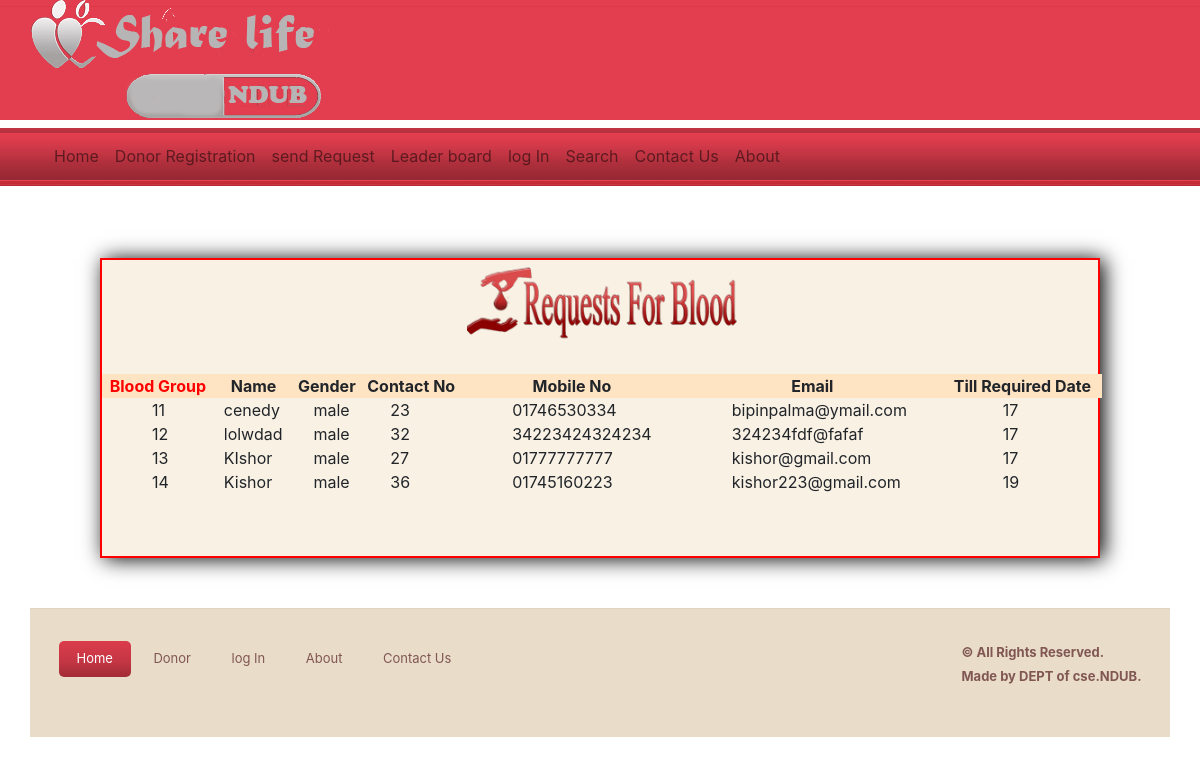
Screenshot of /viewrequest.php with the database file from the repository.
### tables this page shows
CREATE TABLE `requestes` (
  `req_id` int(100) NOT NULL,
  `name` varchar(100) NOT NULL,
  `gender` varchar(100) NOT NULL,
  `age` varchar(100) NOT NULL,
  `mobile` varchar(100) NOT NULL,
  `email` varchar(100) NOT NULL,
  `bgroup` int(100) NOT NULL,
  `reqdate` datetime NOT NULL,
  `detail` varchar(500) NOT NULL
);

### viewrequest.php (the view, shortened to what this page needs)
<!DOCTYPE html PUBLIC "-//W3C//DTD XHTML 1.0 Transitional//EN" "http://www.w3.org/TR/xhtml1/DTD/xhtml1-transitional.dtd">
<html xmlns="http://www.w3.org/1999/xhtml">
<head>
<link href="css/lightbox.css" rel="stylesheet" />
    <link href="StyleSheet.css" rel="stylesheet" type="text/css" />
<link href="css/style.css" rel="stylesheet" type="text/css" media="all" />
<link href="css/flexslider.css" rel="stylesheet" type="text/css" media="all" />
</head>
<body>
<?php include('admin/function.php'); ?>
 <div class="h_bg">
<div class="wrap">
<div class="header">
		<div class="logo">
			<h1><a href="index.php"><img src="Images/logo1.png" alt=""></a></h1>
		</div>
	</div>
</div>
</div>
<div class="nav_bg">
<div class="wrap">
		<?php require('header.php');?>
	</div>
<div style="height:300px; width:1000px; margin:auto; margin-top:50px; margin-bottom:50px; background-color:#f8f1e4; border:2px solid red; box-shadow:4px 1px 20px black;">
     <form method="post" enctype="multipart/form-data">
 <table cellpadding="20" cellspacing="20" width="1000px" height="200px"  style="margin:auto" >
   <tr><td colspan="7" align="center"><img src="Images/brequest.png" height="90px" /></td></tr>
   <tr><td>&nbsp;</td><td>&nbsp;</td></tr>
 <tr style="background-color:bisque" align="center" class="bold">
             <td class="bold" style="color:red"  >Blood Group</td><td align="center">Name</td><td align="center">Gender</td><td align="center">Contact No</td><td align="center">Mobile No</td><td align="center">Email</td>
            <td align="center">Till Required Date</td>
        </tr>
<?php
$cn=mysqli_connect("localhost","root","","bloodbank");
$s="select * from requestes";
	$result=mysqli_query($cn,$s);
	while($data=mysqli_fetch_array($result))
	{
				echo"<tr><td  style=' padding-left:50px'>$data[0]</td><td  style=' padding-left:10px'>$data[1]</td><td  style=' padding-left:20px'>$data[2]</td><td  style=' padding-left:30px'>$data[3]</td><td  style=' padding-left:50px'>$data[4]</td><td  style=' padding-left:50px'>$data[5]</td><td  style=' padding-left:60px'>$data[6]</td></tr>";
			}
			?>
</table>
</form>
        </div>
<div class="ftr-bg">
<div class="wrap">
<div class="footer">
	<div class="f_nav">
		<ul>
			<li class="active"><a href="index.php">Home</a></li>
			<li><a href="donar.php">Donor</a></li>
            <li><a href="login.php">log In</a></li>
            <li><a href="aboutus.php">About</a></li>
            <li><a href="contact.php">Contact Us</a></li>
            </ul>
	</div>
		<div class="copy">
			<p class="title">© All Rights Reserved.<br> Made by DEPT of cse.NDUB. </p>
		</div>
</div>
</div>
</div>
</body>
</html>

### Admin/function.php (shortened to what this page needs)
<!DOCTYPE html PUBLIC "-//W3C//DTD XHTML 1.0 Transitional//EN" "http://www.w3.org/TR/xhtml1/DTD/xhtml1-transitional.dtd">
<html xmlns="http://www.w3.org/1999/xhtml">
<head>
</head>
<body>
</body>
</html>

### header.php (shortened to what this page needs)
<html lang="en">
<head>
  <link rel="stylesheet" href="https://maxcdn.bootstrapcdn.com/bootstrap/4.4.1/css/bootstrap.min.css">
</head>
<body>
<nav class="navbar navbar-expand-md bg-red navbar-light">
  <div class="collapse navbar-collapse" id="collapsibleNavbar">
    <ul class="navbar-nav">
      <li class="nav-item">
        <a class="nav-link" href="index.php">Home</a>
      </li>
      <li class="nav-item">
        <a class="nav-link" href="registration.php">Donor Registration</a>
      </li>
      <li class="nav-item">
        <a class="nav-link" href="requests.php">send Request</a>
      </li>
<li class="nav-item">
        <a class="nav-link" href="viewrequest.php">Leader board</a>
      </li>
<li class="nav-item">
        <a class="nav-link" href="login.php">log In</a>
      </li>
<li class="nav-item">
        <a class="nav-link" href="search.php">Search</a>
      </li>
<li class="nav-item">
        <a class="nav-link" href="contact.php">Contact Us</a>
      </li>
<li class="nav-item">
        <a class="nav-link" href="aboutus.php">About</a>
      </li>
    </ul>
  </div>
</nav>
<br>
</body>
</html>

### css/lightbox.css (style rules this page uses)
body:after { content: url(../img/close.png) url(../img/loading.gif) url(../img/prev.png) url(../img/next.png); display: none; }

### StyleSheet.css (style rules this page uses)
.title { font-weight:bold; color:#805752; font-size: 16px; text-align: left; padding-left: 20px; }
.bold { font-weight:bold; }

### css/style.css (style rules this page uses)
html,body,div,span,applet,object,iframe,h1,h2,h3,h4,h5,h6,p,blockquote,pre,a,abbr,acronym,address,big,cite,code,del,dfn,em,img,ins,kbd,q,s,samp,small,strike,strong,sub,sup,tt,var,b,u,i,dl,dt,dd,ol,nav ul,nav li,fieldset,form,label,legend,table,caption,tbody,tfoot,thead,tr,th,td,article,aside,canvas,details,embed,figure,figcaption,footer,header,hgroup,menu,nav,output,ruby,section,summary,time,mark,audio,video { margin:0;padding:0;border:0;font-size:100%;font:inherit;vertical-align:baseline; }
article, aside, details, figcaption, figure,footer, header, hgroup, menu, nav, section { display: block; }
ol,ul { list-style:none;margin:0;padding:0; }
table { border-collapse:collapse;border-spacing:0; }
a { text-decoration:none; }
img { max-width:100%; }
body { font-family: Arial, Geneva,Helvetica, sans-serif; font-size: 100%; }
.wrap { margin:0 auto; width:80%; }
.h_bg { background: url('../images/h_bg.png') repeat-x ; }
.nav_bg { background: url('../images/nav_bg.png') center 0 repeat-x #CF797E; height:58px; }
.ftr-bg { background: #E9DCC9; border-top: 1px solid rgba(214, 195, 167, 0.34); }
.footer { padding:3% 0; }
.f_nav { float:left; }
.f_nav li { display: inline-block; }
.f_nav li.active a { color:#ffffff; background: rgb(219,60,76); background: -moz-linear-gradient(top, rgba(219,60,76,1) 0%, rgba(197,54,68,1) 56%, rgba(162,44,56,1) 99%); background: -webkit-gradient(linear, left top, left bottom, color-stop(0%,rgba(219,60,76,1)), color-stop(56%,rgba(197,54,68,1)), color-stop(99%,rgba(162,44,56,1))); background: -webkit-linear-gradient(top, rgba(219,60,76,1) 0%,rgba(197,54,68,1) 56%,rgba(162,44,56,1) 99%); background: -o-linear-gradient(top, rgba(219,60,76,1) 0%,rgba(197,54,68,1) 56%,rgba(162,44,56,1) 99%); background: -ms-linear-gradient(top, rgba(219,60,76,1) 0%,rgba(197,54,68,1) 56%,rgba(162,44,56,1) 99%); background: linear-gradient(to bottom, rgba(219,60,76,1) 0%,rgba(197,54,68,1) 56%,rgba(162,44,56,1) 99%); filter: progid:DXImageTransform.Microsoft.gradient( startColorstr='#db3c4c', endColorstr='#a22c38',GradientType=0 ); }
.f_nav li a { border-radius: 5px; -webkit-border-radius: 5px; -moz-border-radius: 5px; -o-border-radius: 5px; display:block; padding: 8px 18px; color: #805752; font-size: 0.8125em; }
.copy { float: right; }
.copy p { color: #805752; font-size: 0.8125em; line-height: 1.8em; }
@media only screen and (max-width: 1280px) { .wrap { width:95%; } }

### rows the page displays
requestes: req_id "11", name "cenedy", gender "male", age "23", mobile "01746530334", email "bipinpalma@ymail.com", bgroup "17"
requestes: req_id "12", name "lolwdad", gender "male", age "32", mobile "34223424324234", email "324234fdf@fafaf", bgroup "17"
requestes: req_id "13", name "KIshor", gender "male", age "27", mobile "01777777777", email "kishor@gmail.com", bgroup "17"
requestes: req_id "14", name "Kishor", gender "male", age "36", mobile "01745160223", email "kishor223@gmail.com", bgroup "19"
